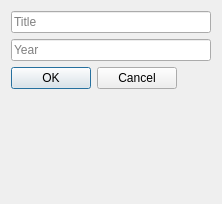
<?xml version="1.0" encoding="UTF-8"?>
<ui version="4.0">
 <class>FindByTitleYearDialog</class>
 <widget class="QDialog" name="FindByTitleYearDialog">
  <property name="geometry">
   <rect>
    <x>0</x>
    <y>0</y>
    <width>222</width>
    <height>204</height>
   </rect>
  </property>
  <property name="windowTitle">
   <string>Dialog</string>
  </property>
  <layout class="QFormLayout" name="formLayout">
   <item row="2" column="0">
    <widget class="QDialogButtonBox" name="buttonBox">
     <property name="orientation">
      <enum>Qt::Horizontal</enum>
     </property>
     <property name="standardButtons">
      <set>QDialogButtonBox::Cancel|QDialogButtonBox::Ok</set>
     </property>
    </widget>
   </item>
   <item row="0" column="0" colspan="2">
    <widget class="QLineEdit" name="title">
     <property name="placeholderText">
      <string>Title</string>
     </property>
    </widget>
   </item>
   <item row="1" column="0" colspan="2">
    <widget class="QLineEdit" name="year">
     <property name="placeholderText">
      <string>Year</string>
     </property>
    </widget>
   </item>
  </layout>
 </widget>
 <resources/>
 <connections>
  <connection>
   <sender>buttonBox</sender>
   <signal>accepted()</signal>
   <receiver>FindByTitleYearDialog</receiver>
   <slot>accept()</slot>
   <hints>
    <hint type="sourcelabel">
     <x>248</x>
     <y>254</y>
    </hint>
    <hint type="destinationlabel">
     <x>157</x>
     <y>274</y>
    </hint>
   </hints>
  </connection>
  <connection>
   <sender>buttonBox</sender>
   <signal>rejected()</signal>
   <receiver>FindByTitleYearDialog</receiver>
   <slot>reject()</slot>
   <hints>
    <hint type="sourcelabel">
     <x>316</x>
     <y>260</y>
    </hint>
    <hint type="destinationlabel">
     <x>286</x>
     <y>274</y>
    </hint>
   </hints>
  </connection>
 </connections>
</ui>
